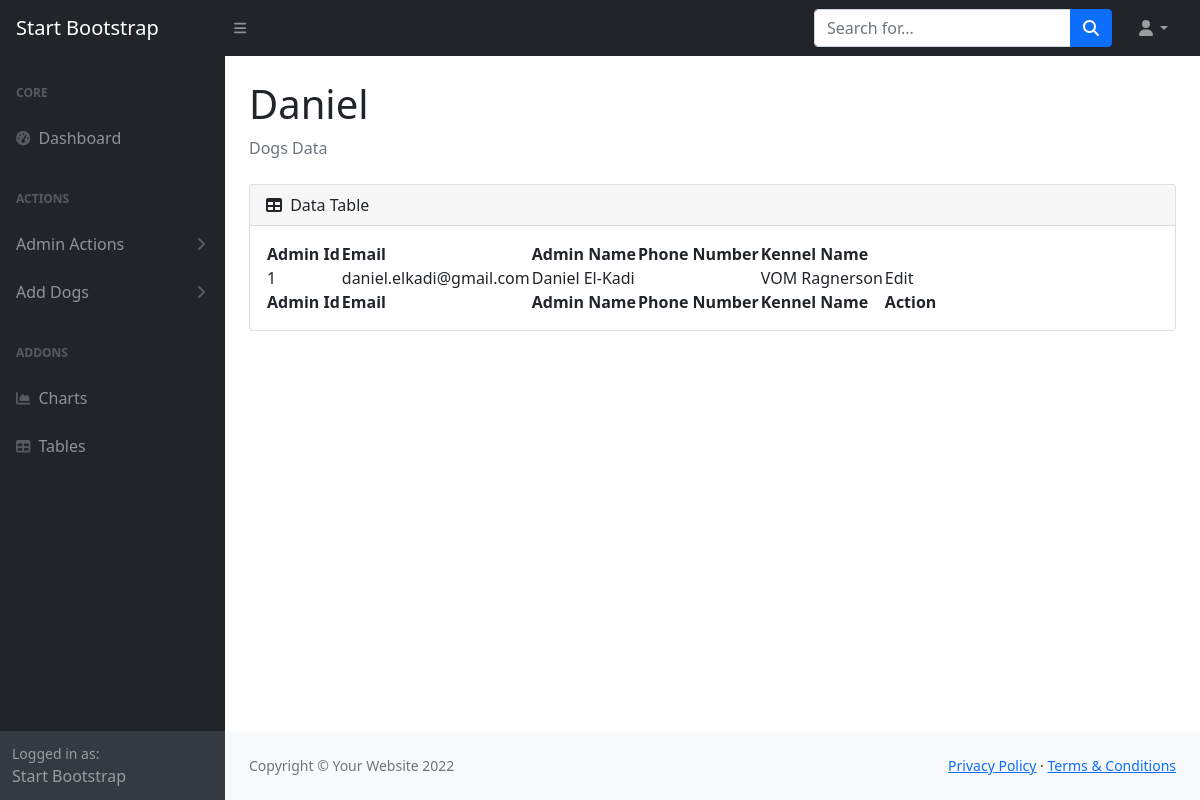
/pendingAdminUsers.php, run on the app's committed database.
### tables this page shows
CREATE TABLE `users` (
  `id` int(30) NOT NULL,
  `fname` varchar(250) NOT NULL,
  `lname` varchar(250) NOT NULL,
  `email` varchar(250) NOT NULL,
  `username` varchar(250) NOT NULL,
  `password` varchar(250) NOT NULL,
  `kname` varchar(250) NOT NULL
);

### include/connection.php (called while the page is built, shortened)
<?php
function exec_query($db,$query)
{
$con = mysqli_connect("localhost", "root", "","scbaupdated");
mysqli_query($con,"SET collation_connection = utf8_general_ci");
mysqli_set_charset($con,"utf8");
$r= mysqli_query($con,$query);
return $r;
}
?>

### pendingAdminUsers.php (the view, shortened to what this page needs)
<?php
include_once('head.php');
include_once('head2.php');
?>
        <div id="layoutSidenav">
            <div id="layoutSidenav_nav">
                <nav class="sb-sidenav accordion sb-sidenav-dark" id="sidenavAccordion">
                    <div class="sb-sidenav-menu">
                        <div class="nav">
                            <div class="sb-sidenav-menu-heading">Core</div>
                            <a class="nav-link" href="main.php">
                                <div class="sb-nav-link-icon"><i class="fas fa-tachometer-alt"></i></div>
                                Dashboard
                            </a>
                            <div class="sb-sidenav-menu-heading">Actions</div>
                            <a class="nav-link collapsed" href="#" data-bs-toggle="collapse" data-bs-target="#pagesCollapseAuth" aria-expanded="false" aria-controls="pagesCollapseAuth">
                                Admin Actions
                                <div class="sb-sidenav-collapse-arrow"><i class="fas fa-angle-down"></i></div>
                            </a>
                            <a class="nav-link collapsed" href="#" data-bs-toggle="collapse" data-bs-target="#pagesCollapseError" aria-expanded="false" aria-controls="pagesCollapseError">
                                Add Dogs
                                <div class="sb-sidenav-collapse-arrow"><i class="fas fa-angle-down"></i></div>
                            </a>
                            <div class="sb-sidenav-menu-heading">Addons</div>
                            <a class="nav-link" href="charts.html">
                                <div class="sb-nav-link-icon"><i class="fas fa-chart-area"></i></div>
                                Charts
                            </a>
                            <a class="nav-link" href="tables.html">
                                <div class="sb-nav-link-icon"><i class="fas fa-table"></i></div>
                                Tables
                            </a>
                        </div>
                    </div>
                    <div class="sb-sidenav-footer">
                        <div class="small">Logged in as:</div>
                        Start Bootstrap
                    </div>
                </nav>
            </div>
            <div id="layoutSidenav_content">
                <main>
                    <div class="container-fluid px-4">
                        <h1 class="mt-4">Daniel</h1>
                        <ol class="breadcrumb mb-4">
                            <li class="breadcrumb-item active">Dogs Data</li>
                        </ol>
                        <div class="card mb-4">
                            <div class="card-header">
                                <i class="fas fa-table me-1"></i>
                                Data Table
                            </div>
                            <div class="card-body">
                                <table id="datatablesSimple">
                                    <thead>
                                        <tr>
                                            <th>Admin Id</th>
                                            <th>Email</th>
                                            <th>Admin Name</th>
                                            <th>Phone Number</th>
                                            <th>Kennel Name</th>
                                        </tr>
                                    </thead>
                                    <tfoot>
                                        <tr>
                                            <th>Admin Id</th>
                                            <th>Email</th>
                                            <th>Admin Name</th>
                                            <th>Phone Number</th>
                                            <th>Kennel Name</th>
                                            <th>Action</th>
                                        </tr>
                                    </tfoot>
                                    <tbody>
			                        <?php
					                    $query ="Select * from users";
				                         $request = exec_query(DBNAME,$query);
				                        while($row=mysqli_fetch_array($request)){
					                        Print "<tr>";
				                                Print '<td >'. $row['id'] . "</td>";
				                                Print '<td>'. $row['email'] ."</td>";
				                                Print '<td>'. $row['fname'] ."  ". $row['lname'] ."</td>";
				                                Print '<td>'. $row['mobilenumber'] . "</td>";
				                                Print '<td>'. $row['kname'] . "</td>";
                                                Print '<td> Edit </td>';
		       	 	                        Print "</tr>";
				                        }
			                        ?>
                                    </tbody>
                                </table>
                            </div>
                        </div>
                    </div>
                </main>
<?php
include_once('footer.php');
?>

### data on the page
users: id "1", email "daniel.elkadi@gmail.com", fname "Daniel", lname "El-Kadi", kname "VOM Ragnerson"
